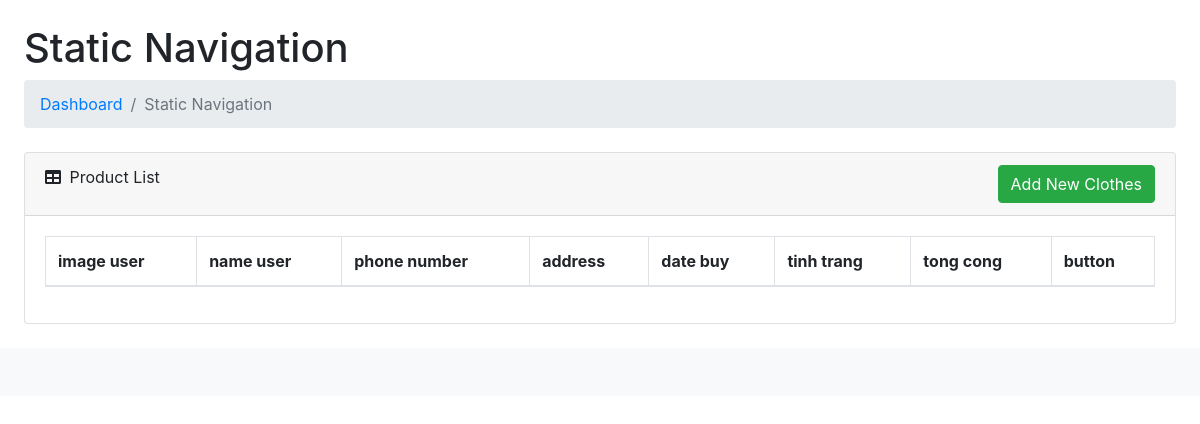
The app's page /admin-test/bills.php?tt=0, older data.
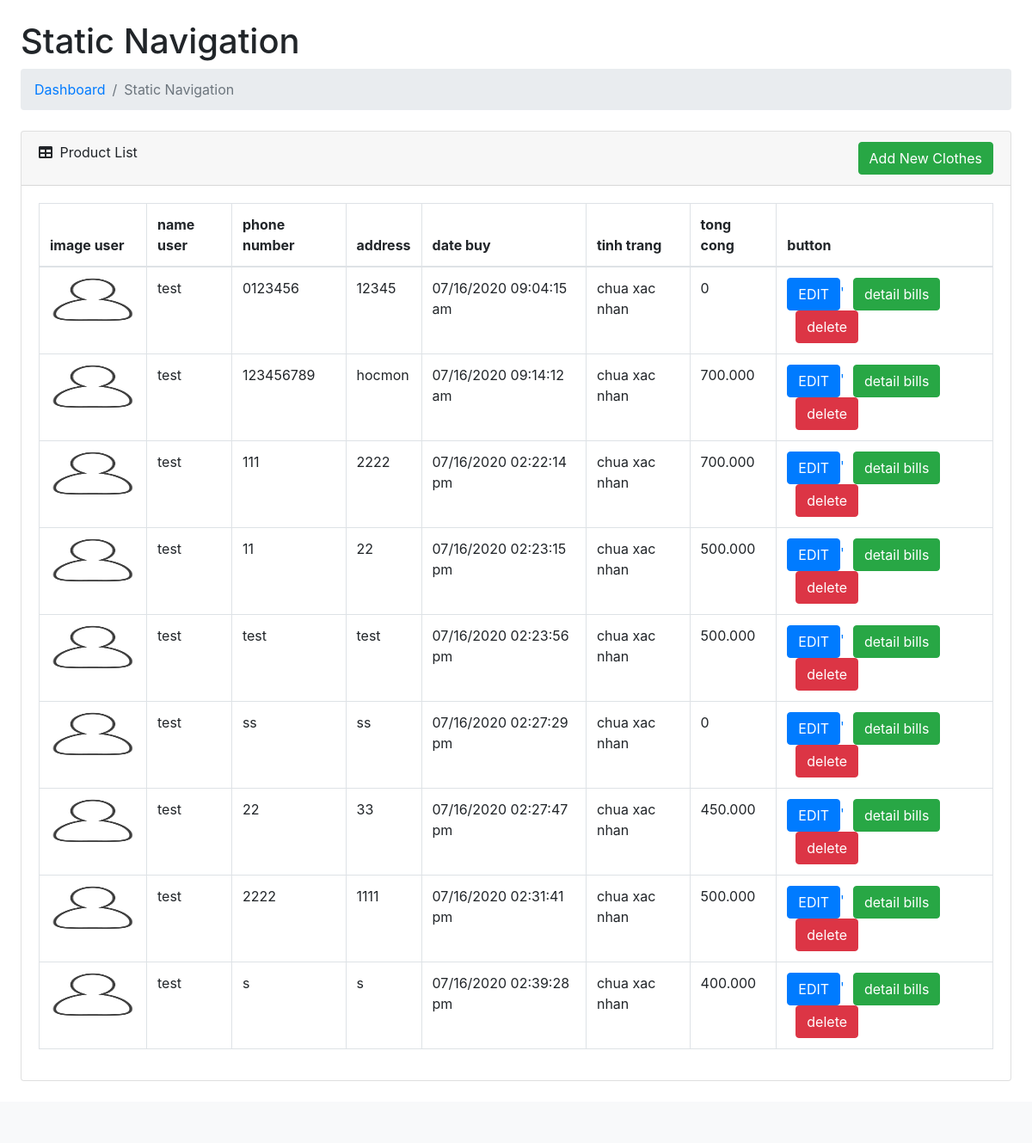
The same page, newer data.
### tables this page shows
CREATE TABLE `hoadon` (
  `MaHD` int(11) NOT NULL,
  `id_user` int(11) NOT NULL,
  `sdt` varchar(255) NOT NULL,
  `address` varchar(255) NOT NULL,
  `tinhtrang` int(11) NOT NULL,
  `date` varchar(255) NOT NULL,
  `total` int(11) NOT NULL
);

CREATE TABLE `users` (
  `id` int(4) NOT NULL,
  `name` varchar(255) NOT NULL,
  `image` varchar(255) NOT NULL,
  `address` varchar(255) DEFAULT NULL,
  `phoneNumber` varchar(255) DEFAULT NULL
);

### admin-test/models/DataProvider.php (called while the page is built, shortened)
<?php
class DataProvider
{
	private $link;
	function __construct()
	{
		$this->link=mysqli_connect("localhost","root","","sellclothes");
	}
	function ExecuteQuery($sql)
	{
		mysqli_query($this->link,"set names 'utf8'");
		return mysqli_query($this->link, $sql);
	}
	function FetchAll($sql)
	{
		$result=$this->ExecuteQuery($sql);
		$arr=array();
		while($row=mysqli_fetch_assoc($result))
		{
			$arr[]=$row;
		}
		return $arr;
	}
}
?>

### admin-test/bills.php (the view, shortened to what the changed rows need)
<?php
include_once("../admin-test/models/DataProvider.php");
?>
<!DOCTYPE html>
<html lang="en">
    <head>
        <link href="css/styles.css" rel="stylesheet" />
        <link href="https://cdn.datatables.net/1.10.20/css/dataTables.bootstrap4.min.css" rel="stylesheet" />
    </head>
    <body>
            <div id="layoutSidenav_content">
                <main>
                    <div class="container-fluid">
                        <h1 class="mt-4">Static Navigation</h1>
                        <div class="card mb-4">
                            <div class="card-body">
                                <div class="table-responsive"  id='clothes_table'>
                                <table class="table table-bordered" id="dataTable" width="100%" cellspacing="0">
                                        <thead>
                                            <tr>
                                                <th>image user</th>
                                                <th>name user</th>
                                                <th>phone number</th>
                                                <th>address</th>
                                                <th>date buy</th>
                                                <th>tinh trang</th>
                                                <th>tong cong</th>
                                                <th>button</th>
                                            </tr>
                                        </thead>
                                        <tbody>
                                        <?php
                                            include_once("../admin-test/models/DataProvider.php");
                                            $db=new DataProvider();
                                            $sql="SELECT users.name, users.image, hoadon.MaHD, hoadon.sdt, hoadon.address, hoadon.date, hoadon.tinhtrang, hoadon.total FROM `hoadon` INNER JOIN users ON hoadon.id_user=users.id WHERE tinhtrang=$_GET[tt]";
                                            $array=$db->FetchAll($sql);
                                            foreach($array as $item){
                                                @$p=number_format($item['total'],0,",",".");
                                                $check=$item['tinhtrang'];
                                                if($check==0)$check = 'chua xac nhan';
                                                else $check= 'da xac nhan';
                                                echo "<tr>";
                                                echo "<td ><img src='../image/image-user/$item[image]' class='image' style='width:100px; height:50px' ></td>";
                                                    echo "<td class='name'>$item[name]</td>";
                                                    echo "<td class='sdt'>$item[sdt]</td>";
                                                    echo "<td class='address'>$item[address]</td>";
                                                    echo "<td class='date'>$item[date]</td>";
                                                    echo "<td class='tinhtrang' data-value='$item[tinhtrang]'>$check</td>";
                                                    echo "<td class='total'>$p</td>";
                                                    echo "<td><button class='btn-edit btn btn-primary' data-mahd=$item[MaHD] data-toggle='modal' data-target='#exampleModal'>EDIT</button>";
                                                    echo "<a href='chitiet_hoadon.php?MaHD=$item[MaHD]'>'<button class='btn-detail btn btn-success' style='margin-left:10px' >detail bills</button></a> ";
                                                    echo "<a href='?tt=$_GET[tt]&&action=delete&&MaHD=$item[MaHD]'><button class='btn-delete btn btn-danger' style='margin-left:10px' >delete</button></td> ";
                                                echo "</tr>";
                                            }
                                            ?>
                                        </tbody>
                                    </table>
                                </div>
                            </div>
                        </div>
                    </div>
                    </div>
    </body>
</html>

Row changes from the older to the newer data that the page shows:
added hoadon: id_user.image (picture), id_user.name "test", sdt "0123456", address "12345", date "07/16/2020 09:04:15 am", tinhtrang "chua xac nhan", total "0"
added hoadon: id_user.image (picture), id_user.name "test", sdt "123456789", address "hocmon", date "07/16/2020 09:14:12 am", tinhtrang "chua xac nhan", total "700.000"
added hoadon: id_user.image (picture), id_user.name "test", sdt "111", address "2222", date "07/16/2020 02:22:14 pm", tinhtrang "chua xac nhan", total "700.000"
added hoadon: id_user.image (picture), id_user.name "test", sdt "11", address "22", date "07/16/2020 02:23:15 pm", tinhtrang "chua xac nhan", total "500.000"
added hoadon: id_user.image (picture), id_user.name "test", sdt "test", address "test", date "07/16/2020 02:23:56 pm", tinhtrang "chua xac nhan", total "500.000"
added hoadon: id_user.image (picture), id_user.name "test", sdt "ss", address "ss", date "07/16/2020 02:27:29 pm", tinhtrang "chua xac nhan", total "0"
added hoadon: id_user.image (picture), id_user.name "test", sdt "22", address "33", date "07/16/2020 02:27:47 pm", tinhtrang "chua xac nhan", total "450.000"
added hoadon: id_user.image (picture), id_user.name "test", sdt "2222", address "1111", date "07/16/2020 02:31:41 pm", tinhtrang "chua xac nhan", total "500.000"
added hoadon: id_user.image (picture), id_user.name "test", sdt "s", address "s", date "07/16/2020 02:39:28 pm", tinhtrang "chua xac nhan", total "400.000"
